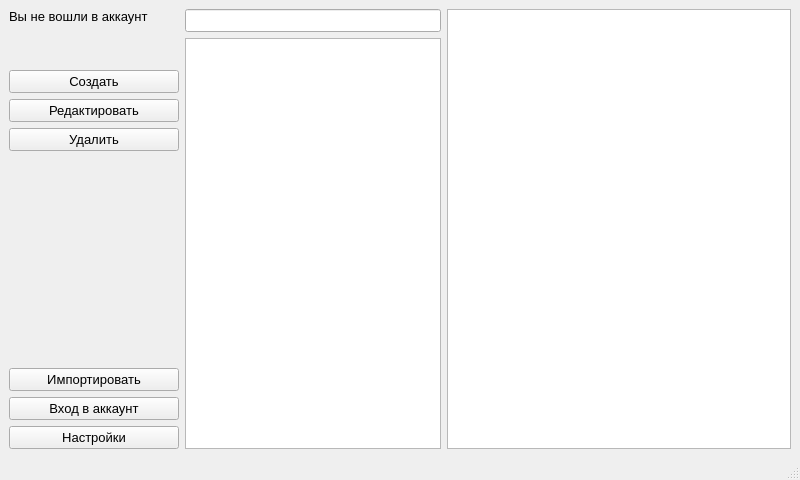
<?xml version="1.0" encoding="UTF-8"?>
<ui version="4.0">
 <class>MainWindow</class>
 <widget class="QMainWindow" name="MainWindow">
  <property name="geometry">
   <rect>
    <x>0</x>
    <y>0</y>
    <width>800</width>
    <height>480</height>
   </rect>
  </property>
  <property name="minimumSize">
   <size>
    <width>640</width>
    <height>480</height>
   </size>
  </property>
  <property name="windowTitle">
   <string>Notix</string>
  </property>
  <widget class="QWidget" name="centralwidget">
   <layout class="QFormLayout" name="formLayout_2">
    <item row="0" column="0">
     <layout class="QFormLayout" name="formLayout">
      <item row="0" column="0">
       <layout class="QVBoxLayout" name="verticalLayout">
        <item>
         <widget class="QLabel" name="label">
          <property name="font">
           <font>
            <pointsize>10</pointsize>
           </font>
          </property>
          <property name="text">
           <string>Вы не вошли в аккаунт</string>
          </property>
         </widget>
        </item>
        <item>
         <spacer name="verticalSpacer">
          <property name="orientation">
           <enum>Qt::Vertical</enum>
          </property>
          <property name="sizeType">
           <enum>QSizePolicy::Preferred</enum>
          </property>
          <property name="sizeHint" stdset="0">
           <size>
            <width>20</width>
            <height>40</height>
           </size>
          </property>
         </spacer>
        </item>
        <item>
         <layout class="QVBoxLayout" name="verticalLayout_2">
          <item>
           <widget class="QPushButton" name="CreateBtn">
            <property name="sizePolicy">
             <sizepolicy hsizetype="Fixed" vsizetype="Fixed">
              <horstretch>0</horstretch>
              <verstretch>0</verstretch>
             </sizepolicy>
            </property>
            <property name="minimumSize">
             <size>
              <width>170</width>
              <height>0</height>
             </size>
            </property>
            <property name="font">
             <font>
              <pointsize>10</pointsize>
             </font>
            </property>
            <property name="text">
             <string>Создать</string>
            </property>
           </widget>
          </item>
          <item>
           <widget class="QPushButton" name="RedactBtn">
            <property name="font">
             <font>
              <pointsize>10</pointsize>
             </font>
            </property>
            <property name="text">
             <string>Редактировать</string>
            </property>
           </widget>
          </item>
         </layout>
        </item>
        <item>
         <widget class="QPushButton" name="DeleteBtn">
          <property name="font">
           <font>
            <pointsize>10</pointsize>
           </font>
          </property>
          <property name="text">
           <string>Удалить</string>
          </property>
         </widget>
        </item>
        <item>
         <spacer name="verticalSpacer_2">
          <property name="orientation">
           <enum>Qt::Vertical</enum>
          </property>
          <property name="sizeHint" stdset="0">
           <size>
            <width>20</width>
            <height>40</height>
           </size>
          </property>
         </spacer>
        </item>
        <item>
         <widget class="QPushButton" name="ImportBtn">
          <property name="font">
           <font>
            <pointsize>10</pointsize>
           </font>
          </property>
          <property name="text">
           <string>Импортировать</string>
          </property>
         </widget>
        </item>
        <item>
         <layout class="QVBoxLayout" name="verticalLayout_4">
          <item>
           <widget class="QPushButton" name="LogInBtn">
            <property name="sizePolicy">
             <sizepolicy hsizetype="Fixed" vsizetype="Fixed">
              <horstretch>0</horstretch>
              <verstretch>0</verstretch>
             </sizepolicy>
            </property>
            <property name="minimumSize">
             <size>
              <width>170</width>
              <height>0</height>
             </size>
            </property>
            <property name="font">
             <font>
              <pointsize>10</pointsize>
             </font>
            </property>
            <property name="text">
             <string>Вход в аккаунт</string>
            </property>
           </widget>
          </item>
          <item>
           <widget class="QPushButton" name="SettingsBtn">
            <property name="font">
             <font>
              <pointsize>10</pointsize>
             </font>
            </property>
            <property name="text">
             <string>Настройки</string>
            </property>
           </widget>
          </item>
         </layout>
        </item>
       </layout>
      </item>
      <item row="0" column="1">
       <layout class="QVBoxLayout" name="verticalLayout_3">
        <item>
         <widget class="QLineEdit" name="SearchEdit">
          <property name="sizePolicy">
           <sizepolicy hsizetype="Minimum" vsizetype="Minimum">
            <horstretch>0</horstretch>
            <verstretch>0</verstretch>
           </sizepolicy>
          </property>
          <property name="font">
           <font>
            <pointsize>10</pointsize>
           </font>
          </property>
         </widget>
        </item>
        <item>
         <widget class="QListWidget" name="NoteList">
          <property name="sizePolicy">
           <sizepolicy hsizetype="Minimum" vsizetype="Expanding">
            <horstretch>0</horstretch>
            <verstretch>0</verstretch>
           </sizepolicy>
          </property>
          <property name="font">
           <font>
            <pointsize>10</pointsize>
           </font>
          </property>
         </widget>
        </item>
       </layout>
      </item>
     </layout>
    </item>
    <item row="0" column="1">
     <widget class="QTextEdit" name="NoteEdit">
      <property name="font">
       <font>
        <pointsize>10</pointsize>
       </font>
      </property>
     </widget>
    </item>
   </layout>
  </widget>
  <widget class="QMenuBar" name="menubar">
   <property name="geometry">
    <rect>
     <x>0</x>
     <y>0</y>
     <width>800</width>
     <height>21</height>
    </rect>
   </property>
  </widget>
  <widget class="QStatusBar" name="statusbar"/>
 </widget>
 <resources/>
 <connections/>
</ui>
